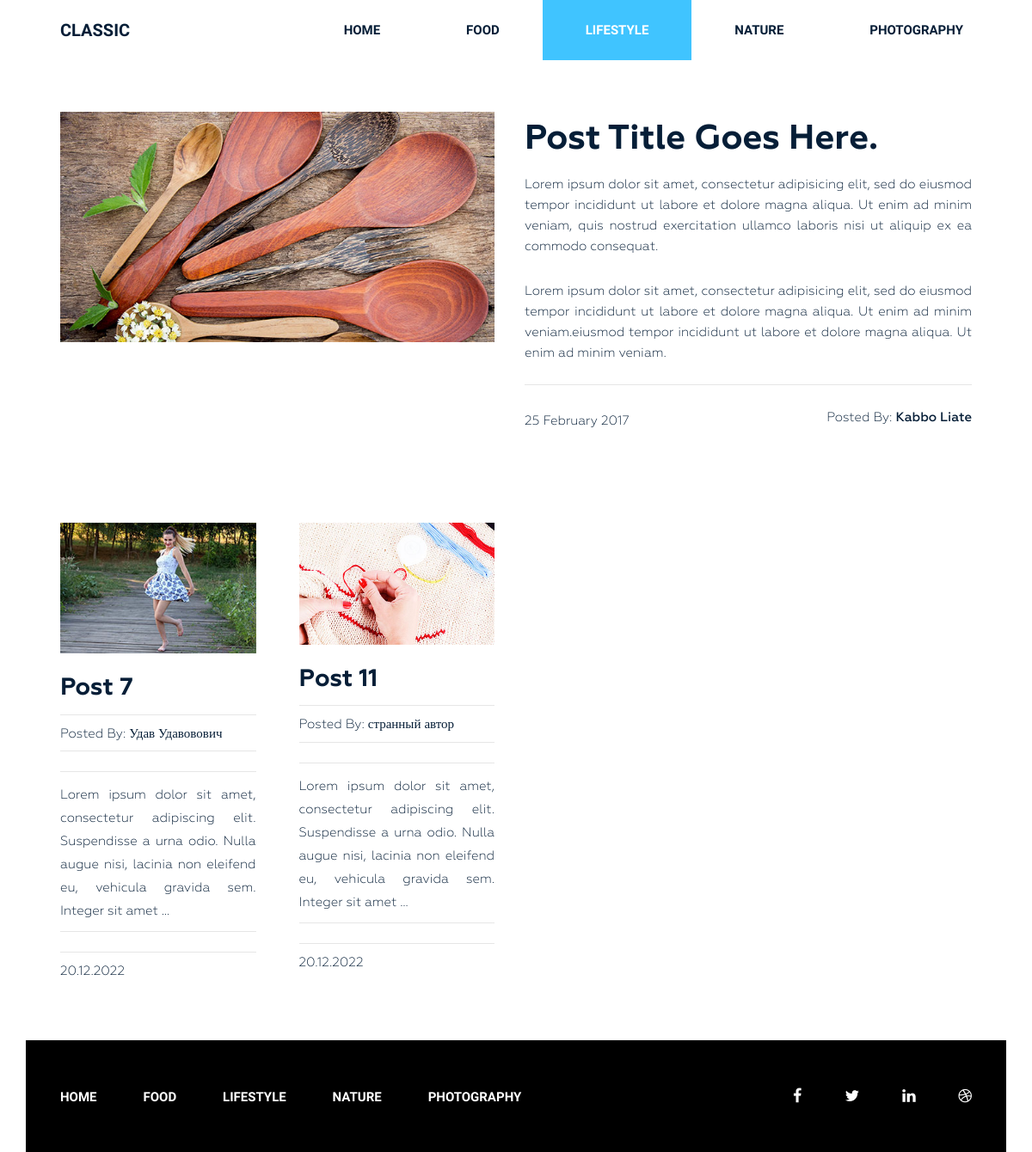
/category/lifestyle/, run on an earlier commit of the app's database.
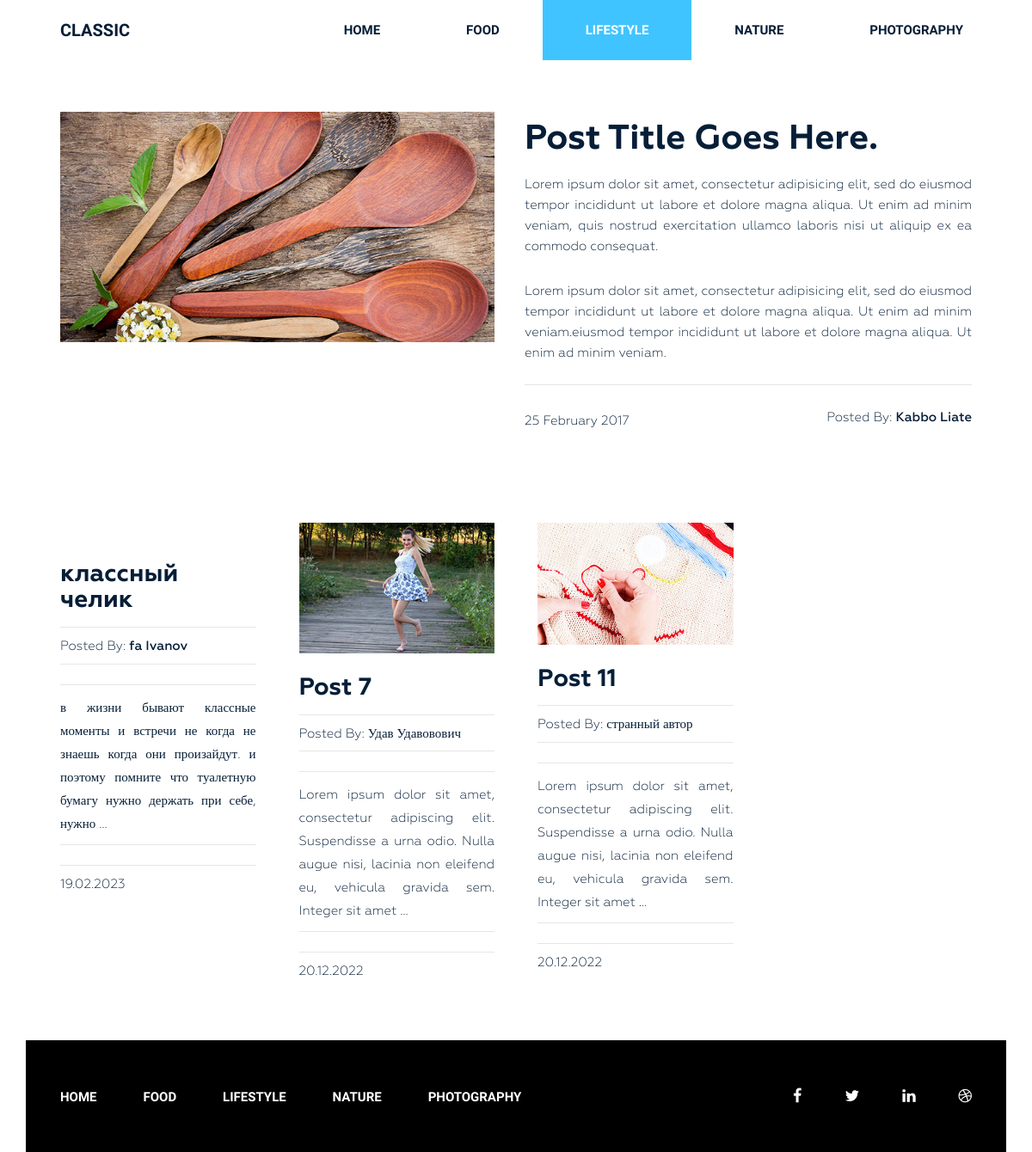
And on a later commit of the database.
### siteblog/models.py (models this page shows, shortened)
class Category(models.Model):
    title = models.CharField(max_length=255)
    slug = models.SlugField(max_length=255, verbose_name='URL', unique=True)
    def get_absolute_url(self):
        return reverse('category', kwargs={'slug': self.slug})
    def __str__(self):
        return self.title
    class Meta:
        ordering = ['title']

class Post(models.Model):
    title = models.CharField(max_length=255, verbose_name='Post', )
    slug = models.SlugField(max_length=255, verbose_name='URL', unique=True)
    author = models.CharField(max_length=100)
    content = models.TextField(blank=True)
    created_at = models.DateField(auto_now_add=True, verbose_name='Published')
    photo = models.ImageField(upload_to='photos/%Y/%m/%d/', blank=True)
    views = models.IntegerField(default=0, verbose_name='Count views')
    category = models.ForeignKey(Category, on_delete=models.PROTECT, related_name='posts')
    tags = models.ManyToManyField(Tag, blank=True, related_name='posts')
    def get_absolute_url(self):
        return reverse('post', kwargs={'slug': self.slug})
    class Meta:
        ordering = ['-created_at']

### siteblog/views.py (the view)
# urls.py: path('category/<str:slug>/', PostByCategory.as_view(), name='category'),
class PostByCategory(ListView):
    template_name = 'blog/posts.html'
    context_object_name = 'post'
    paginate_by = 3
    allow_empty = False
    def get_queryset(self):
        return Post.objects.filter(category__slug=self.kwargs['slug'])
    def get_context_data(self, *, object_list=None, **kwargs):
        context = super().get_context_data(**kwargs)
        context['title'] = Category.objects.get(slug=self.kwargs['slug'])
        return context

### siteblog/templatetags/menu.py (called while the page is built)
@register.inclusion_tag('blog/menu_tpl.html')
def show_menu(menu_class='menu'):
    categories = Category.objects.all()
    return {'categories': categories, 'menu_class': menu_class}

### siteblog/templates/blog/posts.html (shortened to what this page needs)
{% extends 'base.html' %}
{% load static %}
      {% block container %}
        <section class="blog-post-area">
            <div class="container">
                <div class="row">
                    <div class="blog-post-area-style">
                            <div class="col-md-12">
                                <div class="single-post-big">
                                    <div class="big-image">
                                        <img src="{% static 'img/post-image1.jpg' %}" alt="">
                                    </div>
                                    <div class="big-text">
                                        <h3><a href="#">Post Title Goes Here.</a></h3>
                                        <p>Lorem ipsum dolor sit amet, consectetur adipisicing elit, sed do eiusmod tempor incididunt ut labore et dolore magna aliqua. Ut enim ad minim veniam, quis nostrud exercitation ullamco laboris nisi ut aliquip ex ea commodo consequat.</p>
                                        <p>Lorem ipsum dolor sit amet, consectetur adipisicing elit, sed do eiusmod tempor incididunt ut labore et dolore magna aliqua. Ut enim ad minim veniam.eiusmod tempor incididunt ut labore et dolore magna aliqua. Ut enim ad minim veniam.</p>
                                        <h4><span class="date">25 February 2017</span><span class="author">Posted By: <span class="author-name">Kabbo Liate</span></span>
                                        </h4>
                                    </div>
                                </div>
                            </div>
                               {% for item in post %}
                            <div class="col-md-3">
                                <div class="single-post">
                                    <img src="{{ item.photo.url }}" alt="">
                                    <h3><a href="{{ item.get_absolute_url }}">{{ item.title }}</a></h3>
                                    <h4><span>Posted By: <span class="author-name">{{ item.author }}</span></span>
                                    </h4>
                                    <p>{{ item.content|truncatewords_html:25|safe }}</p>
                                    <h4><span>{{ item.created_at|date:"d.m.Y" }}</span></h4>
                                </div>
                            </div>
                        {% endfor %}
                    </div>
                </div>
            </div>
        </section>
      {% endblock container %}

### templates/base.html (shortened to what this page needs)
{% load static %}
{% load cache %}
<!DOCTYPE html>
<html lang="en">
<head>
    <link rel="stylesheet" href="{% static 'css/bootstrap.css' %}">
    <link rel="stylesheet" href="{% static 'css/font-awesome.min.css' %}">
    <link rel="stylesheet" href="{% static 'css/owl.carousel.min.css' %}">
    <link rel="stylesheet" href="{% static 'css/owl.theme.default.min.css' %}">
    <link rel="stylesheet" href="{% static 'style.css' %}">
    <link rel="stylesheet" href="{% static 'responsive.css' %}">
</head>
<body>
    <div class="wrapper">
        {% cache 20 header %}
        {% include 'inc/_header.html' %}
        {% endcache %}
{% block container %}
{% endblock container %}
        {% cache 20 footer %}
        {% include 'inc/_footer.html' %}
        {% endcache %}
    </div>
</body>
</html>

### templates/inc/_header.html
{% load menu %}
<header class="header">
    <div class="container">
        <div class="row">
            <div class="col-md-2">
                <div class="logo">
                    <h2><a href="{% url 'home' %}">Classic</a></h2>
                </div>
            </div>
            <div class="col-md-10">
                {% show_menu %}
            </div>
        </div>
    </div>
</header>

### siteblog/templates/blog/menu_tpl.html
<div class="{{ menu_class }}">
    <ul>
        <li><a href="{% url  'home' %}">Home</a></li>
        {% for item in categories %}
        <li><a href="{{ item.get_absolute_url }}">{{ item.title }}</a></li>
        {% endfor %}
    </ul>
</div>

### templates/inc/_footer.html (shortened to what this page needs)
{% load menu %}
<footer class="footer">
    <div class="container">
        <div class="row">
            <div class="col-md-12">
                <div class="footer-bg">
                    <div class="row">
                        <div class="col-md-9">
                            {% show_menu  'footer-menu' %}
                        </div>
                        <div class="col-md-3">
                            <div class="footer-icon">
                                <p><a href="#"><i class="fa fa-facebook" aria-hidden="true"></i></a><a href="#"><i
                                        class="fa fa-twitter" aria-hidden="true"></i></a><a href="#"><i
                                        class="fa fa-linkedin" aria-hidden="true"></i></a><a href="#"><i
                                        class="fa fa-dribbble" aria-hidden="true"></i></a></p>
                            </div>
                        </div>
                    </div>
                </div>
            </div>
        </div>
    </div>
</footer>

### siteblog/static/style.css (style rules this page uses)
.wrapper header.header .logo h2 { margin: 0 0 0 40px; padding: 0; }
.wrapper header.header .logo h2 a { color: #061e37; font-family: "Raleway", sans-serif; font-size: 20px; font-weight: 700; text-decoration: none; line-height: 70px; padding: 22px 0; text-transform: uppercase; }
.wrapper header.header .menu { margin: 0 }
.wrapper header.header .menu ul { float: right; margin: 0; padding: 0; margin-right: 4px; }
.wrapper header.header .menu ul li { display: inline-block; list-style: outside none none; margin: 0 -4px 0 0; }
.wrapper header.header .menu ul li a { color: rgb(6, 30, 55); font-family: "Raleway", sans-serif; font-size: 15px; font-weight: 600; line-height: 70px; padding: 26px 50px; text-decoration: none; text-transform: uppercase; }
.wrapper header.header .menu ul li.active a { background: #40c4ff; color: #fff; }
section.blog-post-area { margin-top: 50px; }
section.blog-post-area .big-image { float: left; width: 50%; padding-right: 35px; }
section.blog-post-area .big-text { float: right; width: 50%; padding-right: 20px; }
section.blog-post-area img { width: 100%; }
section.blog-post-area .big-text h3 { margin: 10px 0 0; }
section.blog-post-area .big-text h3 a { font-family: Geometria; font-weight: 700; font-size: 40px; color: #061e37; text-decoration: none; }
section.blog-post-area .big-text p { color: #061e37; font-family: Geometria; font-size: 15px; font-weight: 400; line-height: 24px; padding-top: 18px; text-align: justify; text-decoration: none; }
section.blog-post-area .big-text h4 { margin-top: 25px; padding-top: 30px; position: relative; }
section.blog-post-area .big-text h4::before { background: #e6e6e6 none repeat scroll 0 0; content: ""; height: 1px; position: absolute; top: 0; width: 100%; }
section.blog-post-area .single-post { padding-right: 20px; margin: 100px 0px 0px; }
section.blog-post-area h4 span { font-family: Geometria; font-weight: 400; font-size: 15px; color: #061e37; text-decoration: none; }
section.blog-post-area .big-text h4 span.author { float: right }
section.blog-post-area h4 span.author-name { font-weight: 500; }
.blog-post-area .single-post h3 a { font-family: Geometria; font-size: 28px; font-weight: 700; text-decoration: none; color: #061e37; }
.blog-post-area .single-post p { color: #061e37; font-family: Geometria; font-size: 15px; font-weight: 400; line-height: 27px; padding-top: 14px; position: relative; text-align: justify; }
.blog-post-area .single-post h4 { margin-bottom: 12px; padding-top: 10px; position: relative; }
.blog-post-area .single-post h4::before { background: #e6e6e6 none repeat scroll 0 0; content: ""; height: 1px; position: absolute; top: 0; width: 100%; }
.blog-post-area .single-post p::before { background: #e6e6e6 none repeat scroll 0 0; content: ""; height: 1px; position: absolute; top: 0; width: 100%; }
.blog-post-area .single-post h3 { margin: 25px 0 15px; }
.blog-post-area .blog-post-area-style { margin: 0 20px 0 40px; }
.wrapper footer.footer { height: 130px; }
.wrapper footer .footer-bg { background: #000 none repeat scroll 0 0; height: 130px; overflow: hidden; }
.wrapper footer.footer .footer-menu { margin: 0 }
.wrapper footer.footer .footer-menu ul { line-height: 130px; margin: 0; padding: 0; }
.wrapper footer.footer .footer-menu ul li { display: inline; list-style: outside none none; margin: 0; padding: 30px 0px; }
.wrapper footer.footer .footer-menu ul li a { color: #fff; font-family: "Raleway", sans-serif; font-size: 15px; font-weight: 600; line-height: 70px; margin-left: 40px; padding: 26px 10px 26px 0; text-decoration: none; text-transform: uppercase; }
.wrapper footer.footer .footer-icon p { float: right; line-height: 130px; }
.wrapper footer.footer .footer-icon p i { color: #fff; font-size: 18px; margin-right: 30px; padding: 10px; }

What changed in the data, as far as the page shows it:
added Post: title "классный челик", author "fa Ivanov", content "в жизни бывают классные моменты и встречи не когда не знаешь когда они произайдут. и поэтому помните что туалетную бумагу нужно держать при себе, нужно …", created_at "19.02.2023"
